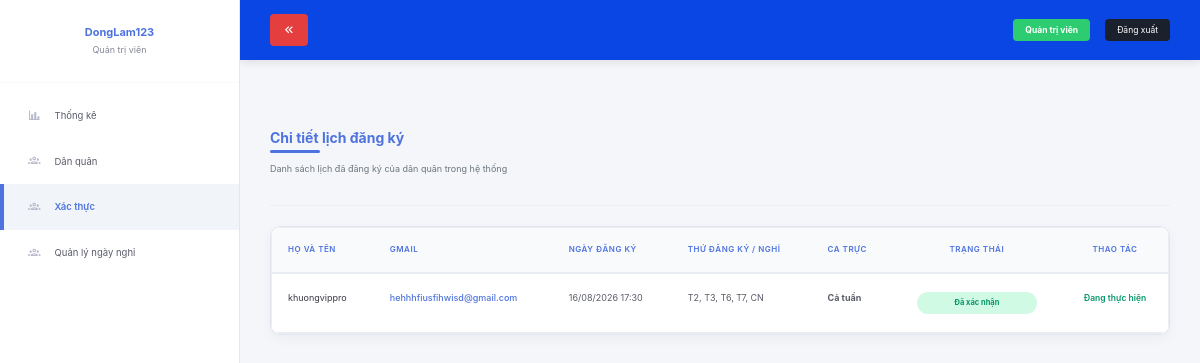
The page /admin/request (signed in) on the database its author committed.
### website/models.py (models this page shows)
class User(db.Model, UserMixin):
    id = db.Column(db.Integer, primary_key=True)
    email = db.Column(db.String(150), unique=True)
    password = db.Column(db.String(150))
    user_name = db.Column(db.String(150), unique=True)
    notes = db.relationship('Note')
    registrations = db.relationship('Registration', backref='user_account', lazy=True)
    role_id = db.Column(db.Integer, db.ForeignKey('role.id'), nullable=False, default=2)
    allowed_off_days = db.Column(db.Integer, default=2)

class Registration(db.Model):
    __tablename__ = 'registration'
    id = db.Column(db.Integer, primary_key=True)
    selected_days = db.Column(db.String(200), nullable=False)
    session = db.Column(db.String(50), nullable=False)
    week_number = db.Column(db.Integer)
    status_id = db.Column(db.Integer, db.ForeignKey('status.id'), nullable=False)
    created_at = db.Column(db.DateTime(timezone=True), default=func.now())
    user_id = db.Column(db.Integer, db.ForeignKey('user.id'), nullable=False)

class Status(db.Model):
    __tablename__ = 'status'
    id = db.Column(db.Integer, primary_key=True)
    name = db.Column(db.String(50), unique=True, nullable=False)
    registrations = db.relationship('Registration', backref='status_obj', lazy=True)

### website/admin_views.py (the view)
@admin_views.route('/request')
@login_required
def admin_request():
    registrations = Registration.query.order_by(Registration.id.desc()).all()
    schedules_data = []
    for reg in registrations:
        user_info = User.query.get(reg.user_id)
        actual_days = get_working_days(reg.selected_days)
        schedules_data.append({
            "id": reg.id,
            "ho_ten": user_info.user_name if user_info else "Không rõ",
            "gmail": user_info.email if user_info else "Không rõ",
            "created_at": reg.created_at.strftime('%d/%m/%Y %H:%M') if reg.created_at else None,
            "selected_days": actual_days,  # Hiển thị các ngày làm việc thực tế lên bảng
            "session": reg.session,
            "status_name": reg.status_obj.name if reg.status_obj else "Chờ xác nhận"
        })
    return render_template(
        'admin/admin_request.html',
        schedules=schedules_data,
        user=current_user
    )

### website/admin_views.py (called while the page is built)
def get_working_days(selected_days_str):
    if not selected_days_str or selected_days_str == "--":
        return "--"
    all_days = ["T2", "T3", "T4", "T5", "T6", "T7", "CN"]
    excluded_days = [d.strip().upper() for d in selected_days_str.split(",")]
    working_days = [day for day in all_days if day not in excluded_days]
    return ", ".join(working_days) if working_days else "Không có ngày làm"

### website/templates/admin/admin_request.html (shortened to what this page needs)
{% extends 'Shared/admin_layout.html' %}
{% block content %}
<div class="page-header mb-3">
    <h3 class="page-title">Chi tiết lịch đăng ký</h3>
    <p class="text-muted" style="font-size: 0.9rem; color: #6c757d; margin-top: -15px; margin-bottom: 20px;">Danh sách lịch đã đăng ký của dân quân trong hệ thống</p>
</div>
<div class="row">
    <div class="col-lg-12 grid-margin stretch-card">
        <div class="card custom-card">
            <div class="card-body p-4">
                <div class="table-responsive custom-table-container">
                    <table class="table custom-table">
                        <thead>
                            <tr>
                                <th>Họ và Tên</th>
                                <th>Gmail</th>
                                <th>Ngày đăng ký</th>
                                <th>Thứ đăng ký / nghỉ</th>
                                <th>Ca trực</th>
                                <th class="text-center-col">Trạng thái</th>
                                <th class="text-center-col">Thao tác</th>
                            </tr>
                        </thead>
                        <tbody>
                            {% if schedules and schedules|length > 0 %}
                                {% for item in schedules %}
                                <tr>
                                    <td class="font-weight-bold" style="color: #3a3b45 !important;">{{ item.ho_ten }}</td>
                                    <td>
                                        <a href="mailto:{{ item.gmail }}">{{ item.gmail }}</a>
                                    </td>
                                    <td>{{ item.created_at if item.created_at else '--' }}</td>
                                    <td>{{ item.selected_days if item.selected_days else '--' }}</td>
                                    <td><strong>{{ item.session if item.session else '--' }}</strong></td>
                                    <td class="text-center-col">
                                        {% if item.status_name == 'Đã xác nhận' %}
                                            <span class="badge-custom badge-status-success">{{ item.status_name }}</span>
                                        {% else %}
                                            <span class="badge-custom badge-status-warning">{{ item.status_name }}</span>
                                        {% endif %}
                                    </td>
                                    <td class="text-center-col">
                                        {% if item.selected_days and item.status_name == 'Chờ xác nhận' %}
                                            <button class="btn-action" onclick="approveSchedule('{{ item.id }}')">Xác nhận</button>
                                        {% elif item.status_name == 'Đã xác nhận' %}
                                            <span style="color: #069669; font-weight: 600; font-size: 0.85rem;">Đang thực hiện</span>
                                        {% else %}
                                            <span style="color: #6c757d; font-style: italic; font-size: 0.85rem;">Chưa có lịch</span>
                                        {% endif %}
                                    </td>
                                </tr>
                                {% endfor %}
                            {% else %}
                                <tr>
                                    <td colspan="7" style="text-align: center; color: #777; padding: 40px; font-size: 0.95rem;">Chưa có dữ liệu đăng ký lịch nào trong hệ thống.</td>
                                </tr>
                            {% endif %}
                        </tbody>
                    </table>
                </div>
            </div>
        </div>
    </div>
</div>
{% endblock %}

### website/templates/Shared/admin_layout.html (shortened to what this page needs)
<!DOCTYPE html>
<html lang="vi">
<head>
    <link rel="stylesheet" href="{{ url_for('static', filename='Web/css/bootstrap.min.css') }}">
    <link rel="stylesheet" href="{{ url_for('static', filename='Web/css/font-awesome.min.css') }}">
    <link rel="stylesheet" href="https://cdn.jsdelivr.net/npm/@mdi/font@7.2.96/css/materialdesignicons.min.css">
</head>
<body>
    <div class="sidebar">
        <div class="sidebar-header">
            <strong>{{ current_user.user_name }}</strong>
            <span>Quản trị viên</span>
        </div>
        <ul class="sidebar-menu">
            <li class="sidebar-item {{ 'active' if 'home' in request.path }}">
                <a href="{{ url_for('admin_views.admin_home') }}">
                    <i class="mdi mdi-chart-bar"></i> <span>Thống kê</span>
                </a>
            </li>
            <li class="sidebar-item {{ 'active' if 'scheduleList' in request.path }}">
                <a href="{{ url_for('admin_views.admin_scheduleList') }}">
                    <i class="mdi mdi-account-group-outline"></i> <span>Dân quân</span>
                </a>
            </li>
            <li class="sidebar-item {{ 'active' if 'request' in request.path }}">
                <a href="{{ url_for('admin_views.admin_request') }}">
                    <i class="mdi mdi-account-group-outline"></i> <span>Xác thực</span>
                </a>
            </li>
             <li class="sidebar-item {{ 'active' if 'off-days' in request.path }}">
                <a href="{{ url_for('admin_views.admin_users') }}">
                    <i class="mdi mdi-account-group-outline"></i> <span>Quản lý ngày nghỉ</span>
                </a>
            </li>
        </ul>
    </div>
    <div class="main-wrapper">
        <div class="top-header">
            <button class="header-left-toggle" id="toggle-sidebar-btn">
                <i class="mdi mdi-chevron-double-left" id="toggle-icon"></i>
            </button>
            <div class="header-right-info">
                <span class="role-badge">Quản trị viên</span>
                <a href="{{ url_for('auth.logout') }}" class="logout-btn">Đăng xuất</a>
            </div>
        </div>
        <div class="content-body">
            {% block content %}{% endblock %}
        </div>
    </div>
</body>
</html>

### website/templates/Shared/admin_layout.html (style rules this page uses)
* { box-sizing: border-box; margin: 0; padding: 0; }
body { background-color: #f4f6f9; font-family: -apple-system, BlinkMacSystemFont, "Segoe UI", Roboto, sans-serif; display: flex; min-height: 100vh; overflow-x: hidden; }
.sidebar { width: 240px; background-color: #ffffff; border-right: 1px solid #e3e6f0; display: flex; flex-direction: column; position: fixed; top: 0; bottom: 0; left: 0; z-index: 100; transition: all 0.3s ease-in-out; }
.sidebar-header { padding: 25px 20px; text-align: center; font-size: 0.9rem; color: #858796; border-bottom: 1px solid #f8f9fc; white-space: nowrap; overflow: hidden; }
.sidebar-header strong { display: block; color: #4e73df; font-size: 1.1rem; margin-bottom: 3px; }
.sidebar-menu { list-style: none; padding: 10px 0; }
.sidebar-item a { display: flex; align-items: center; padding: 14px 24px; color: #5a5c69; text-decoration: none; font-size: 0.95rem; transition: all 0.2s ease; white-space: nowrap; border-left: 4px solid transparent; }
.sidebar-item a i { margin-right: 14px; font-size: 1.25rem; color: #b7b9cc; transition: all 0.2s ease; }
.sidebar-item.active a { background-color: #f1f5f9; color: #4e73df; font-weight: 600; border-left: 4px solid #4e73df; }
.main-wrapper { margin-left: 240px; flex: 1; display: flex; flex-direction: column; min-width: 0; transition: all 0.3s ease-in-out; }
.top-header { height: 60px; background-color: #0a46e4; display: flex; align-items: center; justify-content: space-between; padding: 0 30px; color: #ffffff; box-shadow: 0 2px 8px rgba(0,0,0,0.1); }
.header-left-toggle { background: #e53e3e; border: none; color: white; padding: 6px 12px; border-radius: 4px; cursor: pointer; user-select: none; transition: none; }
.header-right-info { display: flex; align-items: center; gap: 15px; }
.role-badge { background-color: #2ecc71; color: white; padding: 5px 12px; border-radius: 4px; font-size: 0.85rem; font-weight: bold; }
.logout-btn { background-color: #1a202c; color: white; padding: 5px 12px; border-radius: 4px; font-size: 0.85rem; text-decoration: none; }
.content-body { padding: 30px; flex: 1; }

### website/templates/admin/admin_request.html (style rules this page uses)
.page-title { font-size: 1.4rem; font-weight: 700; color: #4e73df; margin-bottom: 25px; position: relative; padding-bottom: 8px; }
.page-title::after { content: ''; position: absolute; bottom: 0; left: 0; width: 50px; height: 3px; background-color: #4e73df; border-radius: 2px; }
.custom-card { background: #ffffff; border-radius: 10px !important; border: 1px solid #e3e6f0 !important; box-shadow: 0 4px 12px rgba(0, 0, 0, 0.04) !important; overflow: hidden; }
.custom-table-container { border-radius: 8px; overflow: hidden; border: 1px solid #eaecf4; }
.custom-table { width: 100%; margin-bottom: 0 !important; vertical-align: middle; border-collapse: collapse; text-align: left !important; }
.custom-table thead th { background-color: #f8fafc !important; color: #4e73df !important; font-weight: 600 !important; text-transform: uppercase; font-size: 0.8rem; letter-spacing: 0.5px; padding: 16px !important; border-bottom: 2px solid #eaecf4 !important; border-top: none !important; }
.custom-table tbody tr td { background-color: #ffffff !important; color: #5a5c69 !important; font-size: 0.9rem; padding: 18px 16px !important; border-bottom: 1px solid #eaecf4 !important; transition: background-color 0.15s ease; }
.text-center-col { text-align: center !important; }
.custom-table tbody tr td a { color: #4e73df !important; text-decoration: none; font-weight: 500; }
.badge-custom { display: inline-block; font-size: 0.75rem !important; font-weight: 700 !important; padding: 6px 16px !important; border-radius: 20px !important; min-width: 120px; text-align: center; border: none !important; }
.badge-status-success { background-color: #d1fae5 !important; color: #069669 !important; }

### rows shown on the page
User: user_name "DongLam123"
User: ho_ten "khuongvippro", gmail "hehhhfiusfihwisd@gmail.com"
Registration: session "Cả tuần"
Status: status_name "Đã xác nhận"

### other values the page prints
{{ item.created_at if item.created_at else '--' }} "16/08/2026 17:30"
{{ item.selected_days if item.selected_days else '--' }} "T2, T3, T6, T7, CN"
